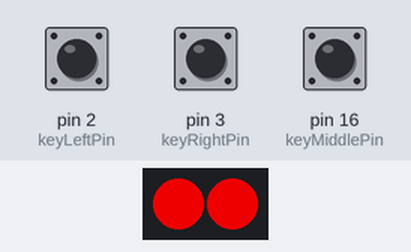
The sketch below on a simulated Arduino Leonardo, built with avr-gcc and run on an emulated ATmega32U4. Parts: 2 RGB LEDs in strip order, left to right. Inputs (shaded band) come from the test bench; at power-on: pin 2 (keyLeftPin) HIGH, pin 3 (keyRightPin) HIGH, pin 16 (keyMiddlePin) HIGH. Dim RGB values are drawn brighter than linear; USB keyboard and mouse output is not drawn.

Above: at 3.15 s.
At 4.95 s:
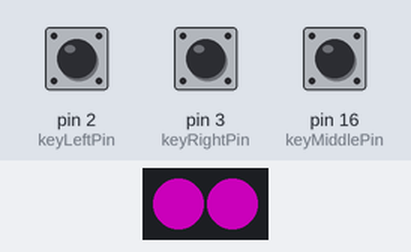
At 6.15 s:
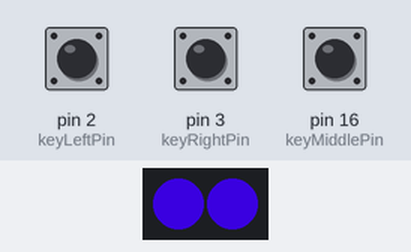
At 9.15 s:
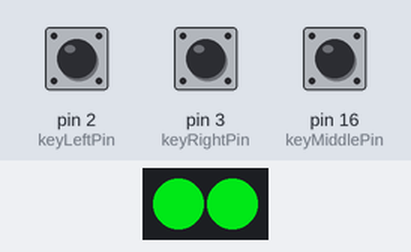
Timing chart, 0 to 9.6 s (numbered marks = the images above):
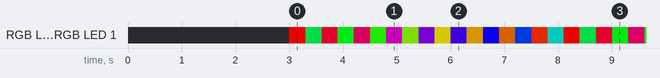

The sketch:

rainbowColor.ino
```cpp
#include "Keyboard.h"
#include "FastLED.h"

// Color Settings
const int GradientChange = 1;
const int Speed = 10;
const uint8_t Brightness = 200;
int currColor = 0;

// Key To Char Bindings
const char LeftKey = 'z';
const char RightKey = 'x';
const int MiddleKey = 0xB1;

// Pin To Key Mappings
const int keyLeftPin = 2;
const int keyRightPin = 3;
const int keyMiddlePin = 16;

CRGB leds[2];
int currIteration = 0;

void setup()
{
    // Dev LEDs off
    TXLED0;
    RXLED0;

    // Safety wait
    delay(3000);

    // Initialize FastLED
    FastLED.addLeds<WS2811, 6, GRB>(leds, 2).setCorrection(TypicalLEDStrip);

    // Initialize Pins
    pinMode(keyLeftPin, INPUT_PULLUP);
    pinMode(keyRightPin, INPUT_PULLUP);
    pinMode(keyMiddlePin, INPUT_PULLUP);

    Keyboard.begin();
}

void loop()
{
    // Update LEDs
    if (currIteration >= Speed)
    {
        currIteration = 0;
        FillLEDsFromPaletteColors();
        FastLED.show();
    }

    proccessButtons();
    currIteration++;
}

void proccessButtons()
{
    if (digitalRead(keyLeftPin) == 0)
    {
        Keyboard.press(LeftKey);
    }
    else
    {
        Keyboard.release(LeftKey);
    }
    if (digitalRead(keyRightPin) == 0)
    {
        Keyboard.press(RightKey);
    }
    else
    {
        Keyboard.release(RightKey);
    }
    if (digitalRead(keyMiddlePin) == 0)
    {
        Keyboard.press(MiddleKey);
    }
    else
    {
        Keyboard.release(MiddleKey);
    }
}

void FillLEDsFromPaletteColors()
{
    for (int i = 0; i < 2; i++)
    {
        leds[i] = ColorFromPalette(RainbowColors_p, currColor, Brightness, LINEARBLEND);
    }
    currColor = (currColor + GradientChange) % 255;
}
```

Measured:
- by itself, everything shown: repeats every 5.1 s, in 17 steps
